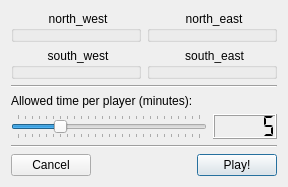
<?xml version="1.0" encoding="UTF-8"?>
<ui version="4.0">
 <class>Game_Setup</class>
 <widget class="QDialog" name="Game_Setup">
  <property name="geometry">
   <rect>
    <x>0</x>
    <y>0</y>
    <width>288</width>
    <height>166</height>
   </rect>
  </property>
  <property name="windowTitle">
   <string>Game setup</string>
  </property>
  <property name="styleSheet">
   <string notr="true">QGroupBox::title { 
	subcontrol-origin: padding; 
	subcontrol-position: top center;
	margin-top: 0.25em;
	font-style: italic;
}</string>
  </property>
  <layout class="QVBoxLayout" name="verticalLayout">
   <item>
    <layout class="QGridLayout" name="gridLayout">
     <item row="0" column="0">
      <widget class="Bloqus::Gui::Player_Setup" name="north_west_setup">
       <property name="title">
        <string notr="true">north_west</string>
       </property>
      </widget>
     </item>
     <item row="0" column="1">
      <widget class="Bloqus::Gui::Player_Setup" name="north_east_setup">
       <property name="title">
        <string notr="true">north_east</string>
       </property>
      </widget>
     </item>
     <item row="1" column="0">
      <widget class="Bloqus::Gui::Player_Setup" name="south_west_setup">
       <property name="title">
        <string notr="true">south_west</string>
       </property>
      </widget>
     </item>
     <item row="1" column="1">
      <widget class="Bloqus::Gui::Player_Setup" name="south_east_setup">
       <property name="title">
        <string notr="true">south_east</string>
       </property>
      </widget>
     </item>
    </layout>
   </item>
   <item>
    <spacer name="verticalSpacer">
     <property name="orientation">
      <enum>Qt::Vertical</enum>
     </property>
     <property name="sizeHint" stdset="0">
      <size>
       <width>20</width>
       <height>0</height>
      </size>
     </property>
    </spacer>
   </item>
   <item>
    <widget class="Line" name="line_2">
     <property name="orientation">
      <enum>Qt::Horizontal</enum>
     </property>
    </widget>
   </item>
   <item>
    <layout class="QGridLayout" name="gridLayout_2">
     <item row="0" column="0" colspan="2">
      <widget class="QLabel" name="label">
       <property name="text">
        <string>Allowed time per player (minutes):</string>
       </property>
      </widget>
     </item>
     <item row="1" column="0">
      <widget class="QSlider" name="allowed_time">
       <property name="minimum">
        <number>4</number>
       </property>
       <property name="maximum">
        <number>30</number>
       </property>
       <property name="pageStep">
        <number>1</number>
       </property>
       <property name="value">
        <number>10</number>
       </property>
       <property name="sliderPosition">
        <number>10</number>
       </property>
       <property name="orientation">
        <enum>Qt::Horizontal</enum>
       </property>
       <property name="tickPosition">
        <enum>QSlider::TicksBothSides</enum>
       </property>
      </widget>
     </item>
     <item row="1" column="1">
      <widget class="QLCDNumber" name="lcd_time">
       <property name="smallDecimalPoint">
        <bool>false</bool>
       </property>
       <property name="numDigits">
        <number>5</number>
       </property>
       <property name="segmentStyle">
        <enum>QLCDNumber::Flat</enum>
       </property>
       <property name="intValue" stdset="0">
        <number>5</number>
       </property>
      </widget>
     </item>
    </layout>
   </item>
   <item>
    <widget class="Line" name="line">
     <property name="orientation">
      <enum>Qt::Horizontal</enum>
     </property>
    </widget>
   </item>
   <item>
    <layout class="QHBoxLayout" name="horizontalLayout">
     <item>
      <widget class="QPushButton" name="bt_cancel">
       <property name="text">
        <string>Cancel</string>
       </property>
       <property name="autoDefault">
        <bool>false</bool>
       </property>
      </widget>
     </item>
     <item>
      <spacer name="horizontalSpacer">
       <property name="orientation">
        <enum>Qt::Horizontal</enum>
       </property>
       <property name="sizeHint" stdset="0">
        <size>
         <width>40</width>
         <height>20</height>
        </size>
       </property>
      </spacer>
     </item>
     <item>
      <widget class="QPushButton" name="bt_play">
       <property name="text">
        <string>Play!</string>
       </property>
       <property name="default">
        <bool>true</bool>
       </property>
      </widget>
     </item>
    </layout>
   </item>
  </layout>
 </widget>
 <customwidgets>
  <customwidget>
   <class>Bloqus::Gui::Player_Setup</class>
   <extends>QGroupBox</extends>
   <header>player_setup.h</header>
   <container>1</container>
  </customwidget>
 </customwidgets>
 <resources/>
 <connections>
  <connection>
   <sender>bt_cancel</sender>
   <signal>clicked()</signal>
   <receiver>Game_Setup</receiver>
   <slot>reject()</slot>
   <hints>
    <hint type="sourcelabel">
     <x>59</x>
     <y>154</y>
    </hint>
    <hint type="destinationlabel">
     <x>0</x>
     <y>165</y>
    </hint>
   </hints>
  </connection>
  <connection>
   <sender>bt_play</sender>
   <signal>clicked()</signal>
   <receiver>Game_Setup</receiver>
   <slot>accept()</slot>
   <hints>
    <hint type="sourcelabel">
     <x>277</x>
     <y>155</y>
    </hint>
    <hint type="destinationlabel">
     <x>205</x>
     <y>165</y>
    </hint>
   </hints>
  </connection>
 </connections>
</ui>
